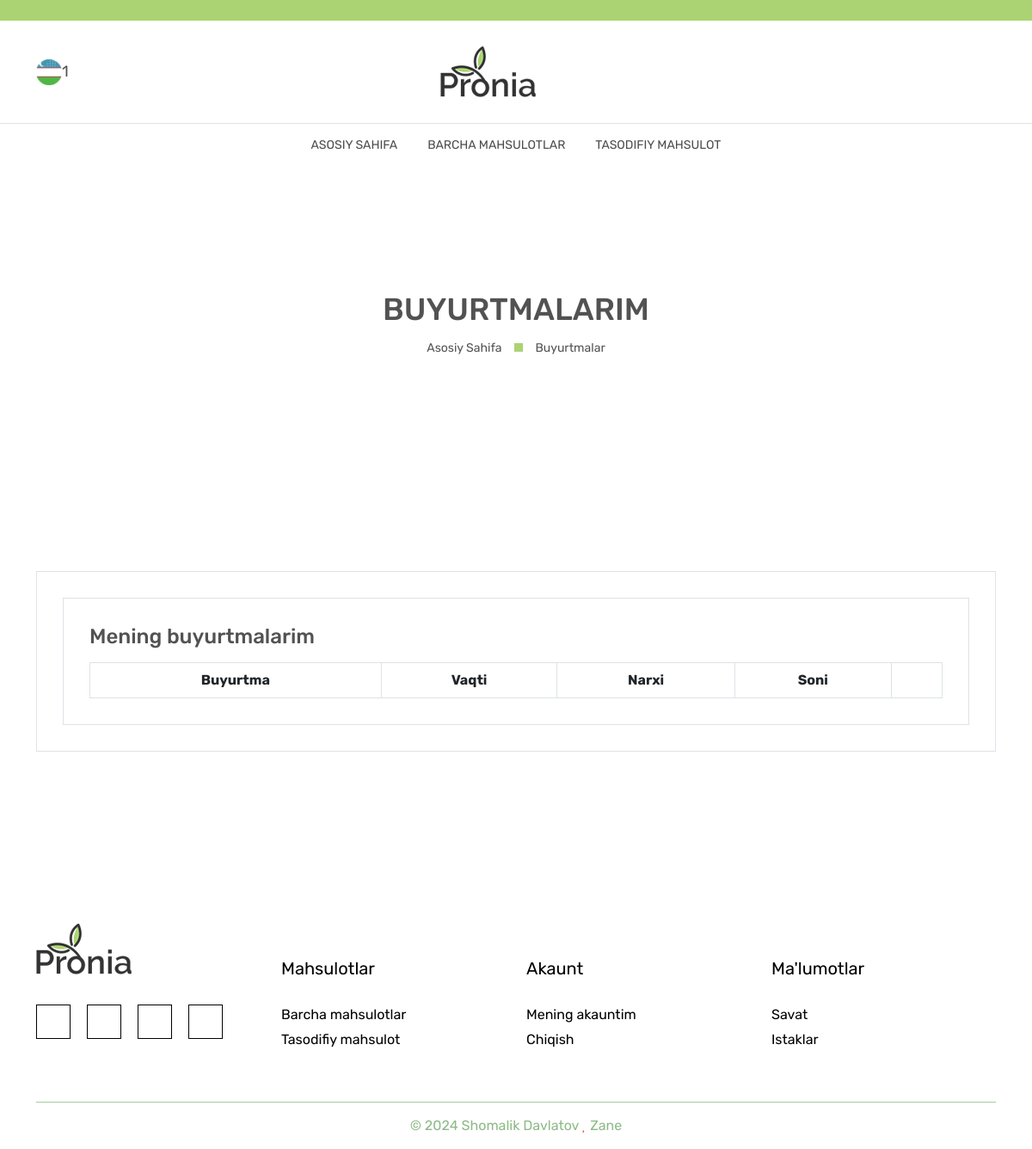
The app's page /carts/ (signed in), older data.
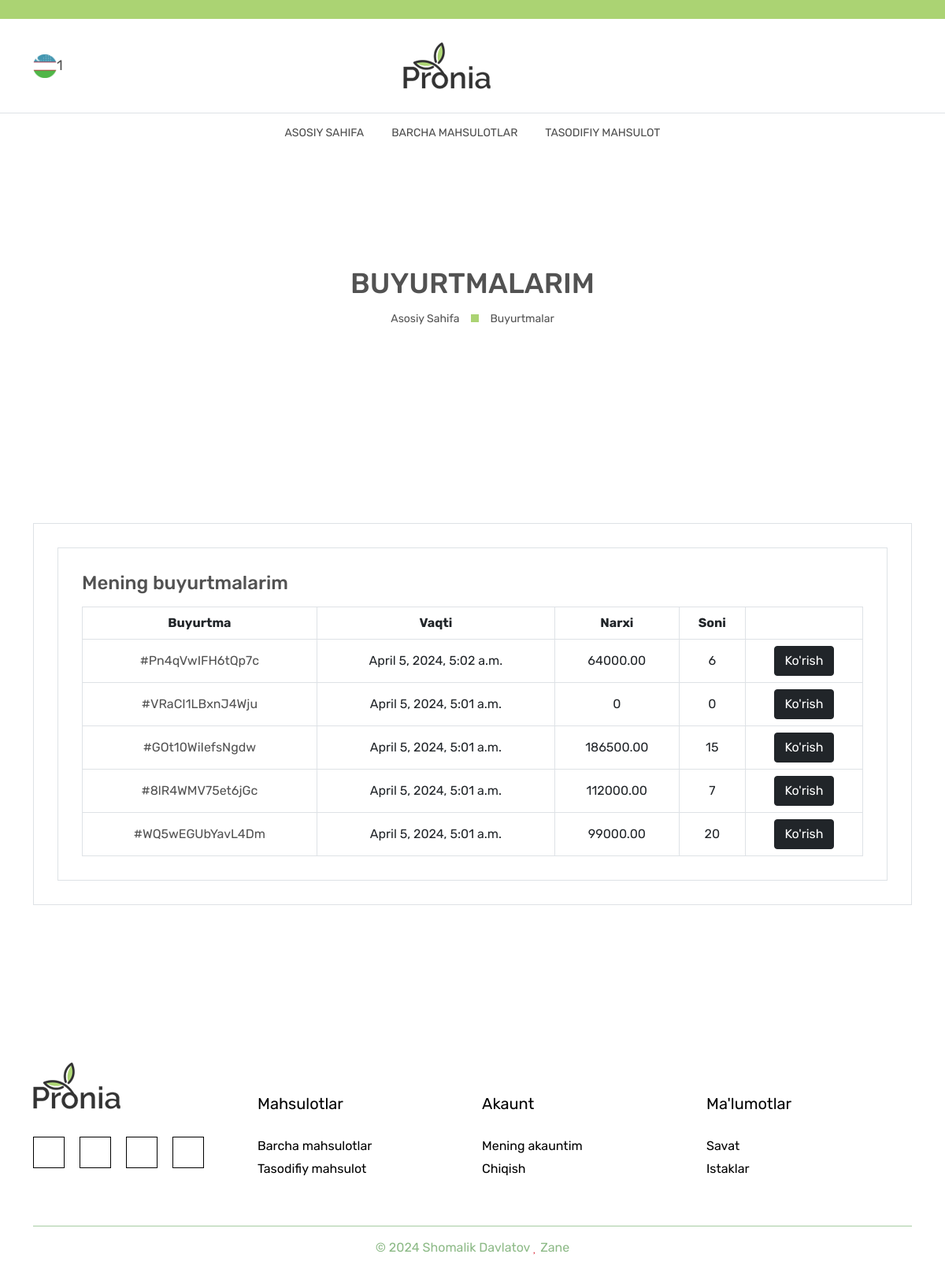
The same page, newer data.
### main/models.py (models this page shows, shortened)
class CodeGenerate(models.Model):
    code = models.CharField(max_length=255, blank=True,unique=True)
    class Meta:
        abstract = True

class Cart(CodeGenerate):
    user = models.ForeignKey(User, on_delete=models.SET_NULL,null=True)
    status = models.IntegerField(
        choices=(
            (1, 'No  faol'),
            (2, "Yo'lda"),
            (3, 'Qaytarilgan'),
            (4, 'Qabul qilingan'),
        )
    )
    order_date = models.DateTimeField(null=True, blank=True)
    @property
    def total(self):
        count = 0
        queryset = CartProduct.objects.filter(cart = self)
        for i in queryset:
            count += i.count
        return count
    @property
    def price(self):
        count = 0
        queryset = CartProduct.objects.filter(cart = self)
        for i in queryset:
            if i.product.discount_price:
                count += i.count * i.product.discount_price
            else:
                count += i.count * i.product.price
        return count

class CartProduct(models.Model):
    product = models.ForeignKey(Product,on_delete=models.SET_NULL,null=True)
    cart = models.ForeignKey(Cart,on_delete=models.CASCADE)
    count = models.IntegerField()

class Product(CodeGenerate):
    category = models.ForeignKey(Category, on_delete=models.CASCADE)
    name = models.CharField(max_length=255)
    body = models.TextField()
    price = models.DecimalField(decimal_places=2, max_digits=10)
    discount_price = models.DecimalField(decimal_places=2, max_digits=10, blank=True, null=True)
    banner_img = models.ImageField(upload_to='banner-img/')
    quantity = models.IntegerField()
    delivery = models.BooleanField(default=False)
    date = models.DateTimeField(auto_now_add=True)
    qrcode_img = models.ImageField(blank=True, upload_to='qrcode-img/')

### main/front/views.py (the view)
# urls.py: path('carts/', views.carts, name='carts'),
@login_required(login_url='auth:login')
def carts(request):
    queryset = models.Cart.objects.filter(user=request.user, status=4)
    context = {'queryset':queryset}
    return render(request, 'front/carts/list.html', context)

### templates/front/carts/list.html
{% extends 'front/base.html' %}
{% load static %}
{% block content %}
            <main class="main-content">
                <div class="breadcrumb-area breadcrumb-height" data-bg-image="{% static 'front/images/breadcrumb/bg/1-1-1919x388.jpg' %}">
                    <div class="container h-100">
                        <div class="row h-100">
                            <div class="col-lg-12">
                                <div class="breadcrumb-item">
                                    <h2 class="breadcrumb-heading">Buyurtmalarim</h2>
                                    <ul>
                                        <li>
                                            <a href="{% url 'front:index' %}">Asosiy Sahifa</a>
                                        </li>
                                        <li>Buyurtmalar</li>
                                    </ul>
                                </div>
                            </div>
                        </div>
                    </div>
                </div>
                <div class="account-page-area section-space-y-axis-100">
                    <div class="container">
                        <div class="row">
                            <div class="col-lg-12">
                                <div class="tab-content myaccount-tab-content" id="account-page-tab-content">
                                    <div class="tab-content myaccount-tab-content" id="account-page-tab-content">
                                        <div class="tab-pane fade active show" id="account-orders" role="tabpanel" aria-labelledby="account-orders-tab">
                                            <div class="myaccount-orders">
                                                <h4 class="small-title">Mening buyurtmalarim</h4>
                                                <div class="table-responsive">
                                                    <table class="table table-bordered table-hover">
                                                        <tbody>
                                                            <tr>
                                                                <th>Buyurtma</th>
                                                                <th>Vaqti</th>
                                                                <th>Narxi</th>
                                                                <th>Soni</th>
                                                                <th></th>
                                                            </tr>
                                                            {% for q in queryset %}
                                                                <tr>
                                                                    <td><a class="account-order-id" href="#">#{{q.code}}</a></td>
                                                                    <td>{{q.order_date}}</td>
                                                                    <td>{{q.price}}</td>
                                                                    <td>{{q.total}}</td>
                                                                    <td><a href="{% url 'front:cart_detail' q.code %}" class="btn btn-dark"><span>Ko'rish</span></a>
                                                                    </td>
                                                                </tr>
                                                            {% endfor %}
                                                        </tbody>
                                                    </table>
                                                </div>
                                            </div>
                                        </div>
                                    </div>
                                </div>
                            </div>
                        </div>
                    </div>
                </div>
            </main>
{% endblock content %}

Row changes from the older to the newer data that the page shows:
now on this page (row edited): Cart: code "Pn4qVwIFH6tQp7c", order_date "April 5, 2024, 5:02 a.m.", price "64000.00", total "6"
now on this page (row edited): Cart: code "VRaCI1LBxnJ4Wju", order_date "April 5, 2024, 5:01 a.m.", price "0", total "0"
now on this page (row edited): Cart: code "GOt10WiIefsNgdw", order_date "April 5, 2024, 5:01 a.m.", price "186500.00", total "15"
now on this page (row edited): Cart: code "8lR4WMV75et6jGc", order_date "April 5, 2024, 5:01 a.m.", price "112000.00", total "7"
now on this page (row edited): Cart: code "WQ5wEGUbYavL4Dm", order_date "April 5, 2024, 5:01 a.m.", price "99000.00", total "20"
